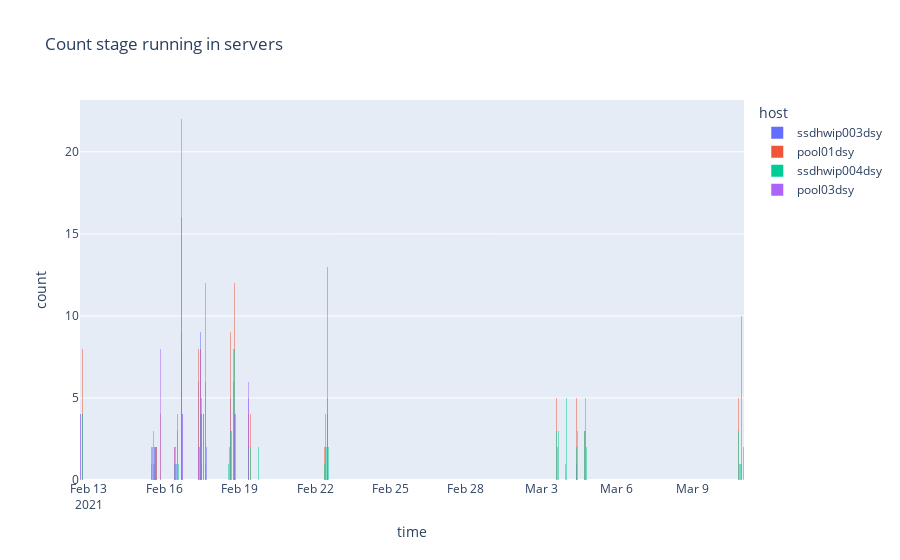

Notebook cell for this chart:
### Code cell
plot_count_process_in_time_by_server(df_stage,name='stage')

### Figure 1 — Plotly figure (JSON) as saved in the notebook; plotly's stock layout.template omitted (floating-point values rounded to 4 significant figures; data arrays with more than 128 entries replaced by an {"elided": "..."} marker saying what was removed)
{"data": [{"alignmentgroup": "True", "bingroup": "x", "hovertemplate": "host=ssdhwip003dsy<br>time=%{x}<br>count=%{y}<extra></extra>", "legendgroup": "ssdhwip003dsy", "marker": {"color": "#636efa", "opacity": 0.5}, "name": "ssdhwip003dsy", "nbinsx": 1267, "offsetgroup": "ssdhwip003dsy", "orientation": "v", "showlegend": true, "type": "histogram", "x": {"elided": "178 str values"}, "xaxis": "x", "yaxis": "y"}, {"alignmentgroup": "True", "bingroup": "x", "hovertemplate": "host=pool01dsy<br>time=%{x}<br>count=%{y}<extra></extra>", "legendgroup": "pool01dsy", "marker": {"color": "#EF553B", "opacity": 0.5}, "name": "pool01dsy", "nbinsx": 1267, "offsetgroup": "pool01dsy", "orientation": "v", "showlegend": true, "type": "histogram", "x": {"elided": "196 str values"}, "xaxis": "x", "yaxis": "y"}, {"alignmentgroup": "True", "bingroup": "x", "hovertemplate": "host=ssdhwip004dsy<br>time=%{x}<br>count=%{y}<extra></extra>", "legendgroup": "ssdhwip004dsy", "marker": {"color": "#00cc96", "opacity": 0.5}, "name": "ssdhwip004dsy", "nbinsx": 1267, "offsetgroup": "ssdhwip004dsy", "orientation": "v", "showlegend": true, "type": "histogram", "x": {"elided": "176 str values"}, "xaxis": "x", "yaxis": "y"}, {"alignmentgroup": "True", "bingroup": "x", "hovertemplate": "host=pool03dsy<br>time=%{x}<br>count=%{y}<extra></extra>", "legendgroup": "pool03dsy", "marker": {"color": "#ab63fa", "opacity": 0.5}, "name": "pool03dsy", "nbinsx": 1267, "offsetgroup": "pool03dsy", "orientation": "v", "showlegend": true, "type": "histogram", "x": {"elided": "158 str values"}, "xaxis": "x", "yaxis": "y"}], "layout": {"barmode": "overlay", "legend": {"title": {"text": "host"}, "tracegroupgap": 0}, "title": {"text": "Count stage running in servers "}, "xaxis": {"anchor": "y", "domain": [0, 1], "title": {"text": "time"}}, "yaxis": {"anchor": "x", "domain": [0, 1], "title": {"text": "count"}}}}
